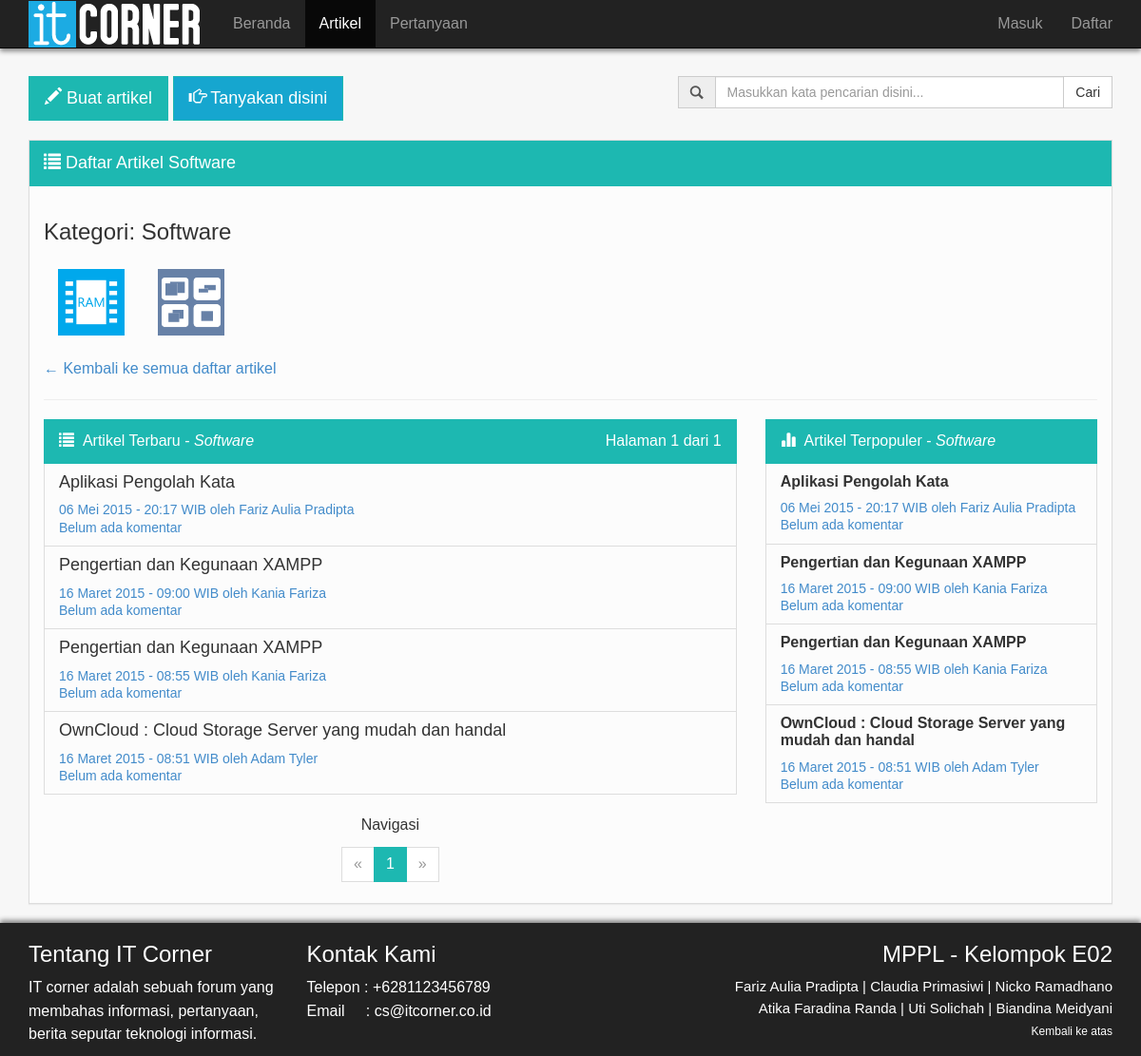
The app's page /mppl/list_artikel_software.php with its own data.
### tables this page shows
CREATE TABLE IF NOT EXISTS `artikel` (
`id_artikel` int(10) NOT NULL,
  `username` varchar(50) NOT NULL,
  `judul_artikel` varchar(100) NOT NULL,
  `isi_artikel` text NOT NULL,
  `kategori_artikel` varchar(50) NOT NULL,
  `tanggal` datetime NOT NULL DEFAULT CURRENT_TIMESTAMP,
  `status` varchar(10) NOT NULL,
  `jumlah_komentar` int(11) NOT NULL DEFAULT '0',
  `kunci` varchar(10) NOT NULL DEFAULT 'tidak'
);

CREATE TABLE IF NOT EXISTS `user` (
  `username` varchar(50) NOT NULL,
  `nama` varchar(50) NOT NULL,
  `password` varchar(50) NOT NULL,
  `email` varchar(50) NOT NULL,
  `jenis_user` varchar(50) NOT NULL,
  `gambar` varchar(100) DEFAULT NULL,
  `tanggal_masuk` timestamp NOT NULL DEFAULT CURRENT_TIMESTAMP,
  `deskripsi` varchar(1000) DEFAULT NULL,
  `tanggal_lahir` date DEFAULT NULL,
  `tempat_tinggal` varchar(100) DEFAULT NULL,
  `pesan_flag` int(11) NOT NULL DEFAULT '0'
);

### mppl/list_artikel_software.php (the view, shortened to what this page needs)
<!doctype html>
<html>
<head>
  <link rel="stylesheet" href="assets/bootstrap/css/bootstrap.min.css">
</head>
<body>
  <div class="container">
    <div class="navbar navbar-fixed-top navbar-inverse outer-navbar">
      <div class="container">
        <div class="collapse navbar-collapse">
          <ul class="nav navbar-nav">
            <li>
            <img src="it_corner.png" style="padding-top:1px">
            </li>
            <li>
              <a href="home.php">Beranda</a>
            </li>
            <li class="active">
              <a href="list_artikel.php">Artikel</a>
            </li>
            <li>
              <a href="list_pertanyaan.php">Pertanyaan</a>
            </li>
            <?php session_start(); include 'header.php'; ?>
        </div>
      </div>
    </div>
    <div class="row" style="padding-top:80px;">
    <div class="col-md-5">
    <?php
    if(empty($_SESSION['nama']))
    {
      echo '
      <a href="login.php?location=tambah_artikel.php&alasan=2" <button type="button" class="btn btn-primary btn-lg"><span class="glyphicon glyphicon-pencil" aria-hidden="true"></span> Buat artikel</button></a>
      <a href="login.php?location=tambah_pertanyaan.php&alasan=1" <button type="button" class="btn btn-primary btn-lg-tanya"><span class="glyphicon glyphicon-hand-right" aria-hidden="true"></span> Tanyakan disini</button></a>';
    }
    ?>
    </div>
    <br class="visible-sm visible-xs">
    <div class="col-md-5 col-md-offset-2">
      <form id="cariForm" action="cari.php" method="GET">
              <div class="input-group">
              <span class="input-group-addon" id="basic-addon1"><span class="glyphicon glyphicon-search" aria-hidden="true"></span></span>
                <input type="text" class="form-control" id="cari" name="search" placeholder="Masukkan kata pencarian disini...">
                  <span class="input-group-btn">
                    <button class="btn btn-default" type="submit">Cari</button>
                </span>
              </div>
      </form>
      </div>
      <div class="col-md-12">
        <div class="panel panel-default">
        <div class="panel-heading">
          <p class="panel-title" style="font-size:18px"><span class="glyphicon glyphicon-list"></span> Daftar Artikel Software</p>
        </div>
          <div class="panel-body">
            <h3 align="left">Kategori: Software</h3>
            <p align="left">
              <ul class="nav navbar-nav">
                <li style="margin-right: 5px;">
                <a href="list_artikel_hardware.php"><img src="ram.png" width="70" height="70" title="Hardware (Perangkat Keras)"></a>
                </li>
                <li style="margin-right: 5px;">
                <a href="list_artikel_software.php"><img src="software.png" width="70" height="70" title="Software (Perangkat Lunak)"></a>
                </li>
</ul>
              <br><br><br><br>
            </p>
            <p><a href="list_artikel.php">&larr; Kembali ke semua daftar artikel</a></p>
            <hr>
            <div class="row">
            <?php
            $a=0;
            echo '<div class="col-md-8">';
            echo '<div class="list-group">
            <a class="list-group-item active clearfix">
              <span class="glyphicon glyphicon-list"></span>
              &nbsp;Artikel Terbaru - <i>Software</i>
              <span class="pull-right">';
            $page = (isset($_GET['page'])) ? (int)$_GET['page'] : 1;
            $numContent = 5;
            $startAt = $numContent * ($page - 1);
            $que = "SELECT COUNT(*) as count FROM `artikel` WHERE status='1' AND kategori_artikel='Software'";
            if($result=mysql_query($que))
            {
              $obj=mysql_fetch_object($result);
              $count = $obj->count;
            }
            $totalpage = ceil($count / $numContent);
            if($count != 0)
            {
              echo 'Halaman '.$page.' dari '.$totalpage.'';
            }
            echo '<span></a>';
            $query="select a.kunci,a.jumlah_komentar,a.id_artikel, a.judul_artikel, DATE_FORMAT(a.tanggal, '%d-%m-%Y - %H:%i') AS tanggal , u.nama from artikel as a,user as u where a.status='1' && a.username=u.username && a.kategori_artikel='Software' order by a.id_artikel desc LIMIT $startAt, $numContent";
        $rows=mysql_query($query);
        while($row=mysql_fetch_assoc($rows))
        {
          $kode = $row['id_artikel'];
          $tanggal = $row['tanggal'];
          $day = substr($tanggal, 0, 2);
          $coba = substr($tanggal, 3, 2);
          $yeartime = substr($tanggal, 6);
          if($coba == '01')
          {
            $coba = 'Januari';
          }
          elseif($coba == '02')
          {
            $coba = 'Februari';
          }
          elseif($coba == '03')
          {
            $coba = 'Maret';
          }
          elseif($coba == '04')
          {
            $coba = 'April';
          }
          elseif($coba == '05')
          {
            $coba = 'Mei';
          }
          elseif($coba == '06')
          {
            $coba = 'Juni';
          }
          elseif($coba == '07')
          {
            $coba = 'Juli';
          }
          elseif($coba == '08')
          {
            $coba = 'Agustus';
          }
          elseif($coba == '09')
          {
            $coba = 'September';
          }
          elseif($coba == '10')
          {
            $coba = 'Oktober';
          }
          elseif($coba == '11')
          {
            $coba = 'November';
          }
          elseif($coba == '12')
          {
            $coba = 'Desember';
          }
          $format_tanggal = $day . ' ' . $coba . ' ' . $yeartime . ' WIB';
          echo'
              <a href="isi_artikel.php?id='.$kode.'" class="list-group-item">
                  <h4 class="list-group-item-heading">';
                  echo ''.$row['judul_artikel'].'</h4>
                  <h5 class="list-group-item-text">'.$format_tanggal.' oleh '.$row['nama'].'<br>
                  ';
          if($row['jumlah_komentar']==0)
          {
            echo 'Belum ada komentar';
          }
          else
          {
            echo ''.$row['jumlah_komentar'].' komentar';
          }
          echo '</h5>
              </a>';
            $a++;
        }
        if($a==0)
        {
          echo '<h2 align="center">- Tidak ada pertanyaan yang ditemukan pada kategori software -</h2>';
          echo '<h4 align="center"><a href="list_artikel.php">Kembali ke semua daftar artikel</a></h4>';
        }
        else
        {
          echo '</div>
            <p align="center">Navigasi</p>
              <div class="text-center">
                <ul class="pagination">
          ';
          if($page == 1)
          {
            echo '<li class="disabled"><a href="#0" aria-label="Previous"><span aria-hidden="true">&laquo;</span></a></li>';
          }
          else
          {
            $before = ($page - 1);
            echo '<li><a href="list_artikel.php?page='.$before.'" aria-label="Previous"><span aria-hidden="true">&laquo;</span></a></li>';
          }
          for ($i = 1; $i <= $totalpage; $i++)
          {
            if($i != $page)
            {
              echo "<li><a href='list_artikel.php?page=$i'>$i<span class='sr-only'>(current)</span></a></li>";
            }
            else
            {
              echo "<li class='active'><a href='#0'>".$page."<span class='sr-only'>(current)</span></a></li>";
            }
          }
          if($page == $totalpage)
          {
            echo '<li class="disabled"><a href="#0" aria-label="Next"><span aria-hidden="true">&raquo;</span></a></li>';
          }
          else
          {
            $after = ($page + 1);
            echo '<li><a href="list_artikel.php?page='.$after.'" aria-label="Previous"><span aria-hidden="true">&raquo;</span></a></li>';
          }
          echo '</ul>
             </div></div>';
         }
            ?>
            <div class="col-md-4">
            <?php
            echo '<div class="list-group">
                <a class="list-group-item active">
                <span class="glyphicon glyphicon-stats"></span>
                  &nbsp;Artikel Terpopuler - <i>Software</i>
                </a>';
            $query="select a.kunci,a.jumlah_komentar, a.id_artikel, a.judul_artikel, DATE_FORMAT(a.tanggal, '%d-%m-%Y - %H:%i') AS tanggal_woy , u.nama, a.isi_artikel, a.jumlah_komentar, a.tanggal from artikel as a,user as u where a.status='1' && a.username=u.username && a.kategori_artikel='Software' ORDER BY `a`.`jumlah_komentar` DESC, `a`.`tanggal` DESC LIMIT 0 , 5";
            $rows=mysql_query($query);
            while($row=mysql_fetch_assoc($rows))
            {
              $kode = $row['id_artikel'];
              $tanggal = $row['tanggal_woy'];
              $day = substr($tanggal, 0, 2);
              $coba = substr($tanggal, 3, 2);
              $yeartime = substr($tanggal, 6);
              if($coba == '01')
              {
                $coba = 'Januari';
              }
              elseif($coba == '02')
              {
                $coba = 'Februari';
              }
              elseif($coba == '03')
              {
                $coba = 'Maret';
              }
              elseif($coba == '04')
              {
                $coba = 'April';
              }
              elseif($coba == '05')
              {
                $coba = 'Mei';
              }
              elseif($coba == '06')
              {
                $coba = 'Juni';
              }
              elseif($coba == '07')
              {
                $coba = 'Juli';
              }
              elseif($coba == '08')
              {
                $coba = 'Agustus';
              }
              elseif($coba == '09')
              {
                $coba = 'September';
              }
              elseif($coba == '10')
              {
                $coba = 'Oktober';
              }
              elseif($coba == '11')
              {
                $coba = 'November';
              }
              elseif($coba == '12')
              {
                $coba = 'Desember';
              }
              $format_tanggal = $day . ' ' . $coba . ' ' . $yeartime . ' WIB';
              echo'
                  <a href="isi_artikel.php?id='.$kode.'" class="list-group-item">
                      <h5 style="font-weight:bold;font-size:16px" class="list-group-item-heading">';
                      echo ''.$row['judul_artikel'].'</h5>
                      <h5 class="list-group-item-text">'.$format_tanggal.' oleh '.$row['nama'].'<br>
                      ';
              if($row['jumlah_komentar']==0)
              {
                echo 'Belum ada komentar';
              }
              else
              {
                echo ''.$row['jumlah_komentar'].' komentar';
              }
              echo '</h5>
                  </a>';
            }
            echo '</div>';
            ?>
            </div>
          </div>
        </div>
      </div>
    </div>
 </div>
  <div class="footer outer-footer">
     <div class="container">
       <div class="row">
         <div class="col-md-3">
           <h3 style="color:white;">Tentang IT Corner</h3>
           <p style="color:white">IT corner adalah sebuah forum yang membahas informasi, pertanyaan, berita seputar teknologi informasi.</p>
        </div>
        <div class="col-md-3">
           <h3 style="color:white">Kontak Kami</h3>
          <p style="color:white">Telepon&nbsp;: +6281123456789 <br> Email&nbsp;&nbsp;&nbsp;&nbsp;&nbsp;: cs@itcorner.co.id</p>
        </div>
        <div class="col-md-6">
           <h3 style="color:white;" align="right">MPPL - Kelompok E02</h3>
          <p style="color:white;font-size:15px;" align="right">Fariz Aulia Pradipta | Claudia Primasiwi | Nicko Ramadhano<br>Atika Faradina Randa | Uti Solichah | Biandina Meidyani<br><a href="#top" style="color:white;font-size:12px;" align="right">Kembali ke atas</a></p>
        </div>
      </div>
    </div>
  </div>
  </body>
  </html>

### records on screen
artikel: judul_artikel "Aplikasi Pengolah Kata", format_tanggal "06 Mei 2015 - 20:17 WIB", username.nama "Fariz Aulia Pradipta", jumlah_komentar "Belum ada komentar"
artikel: judul_artikel "Pengertian dan Kegunaan XAMPP", format_tanggal "16 Maret 2015 - 09:00 WIB", username.nama "Kania Fariza", jumlah_komentar "Belum ada komentar"
artikel: judul_artikel "Pengertian dan Kegunaan XAMPP", format_tanggal "16 Maret 2015 - 08:55 WIB", username.nama "Kania Fariza", jumlah_komentar "Belum ada komentar"
artikel: judul_artikel "OwnCloud : Cloud Storage Server yang mudah dan handal", format_tanggal "16 Maret 2015 - 08:51 WIB", username.nama "Adam Tyler", jumlah_komentar "Belum ada komentar"

### other values on screen
$page "1"
$totalpage "1"
